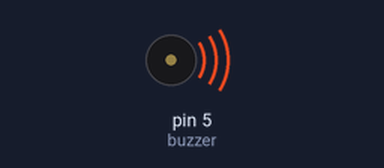
The sketch below on a simulated Arduino Uno, built with avr-gcc and run on an emulated ATmega328P. Shown: buzzer (waves = sounding).

Above: at 0.1 s.
At 2.1 s:
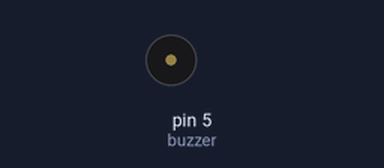
Timing chart, 0 to 3.6 s (numbered marks = the images above):
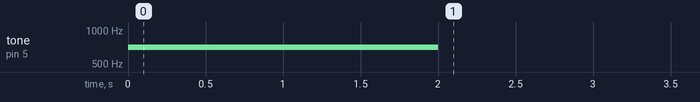

Measured:
- by itself, tone on pin 5 (buzzer): silent → 700 Hz at 0.00 s, → silent 2.0 s later

The sketch:

sketch_jan11b_passive_buzzer.ino
```cpp
#define buzzer 5

void setup() {
  tone(buzzer, 700, 2000);
}

void loop() {

}
```
